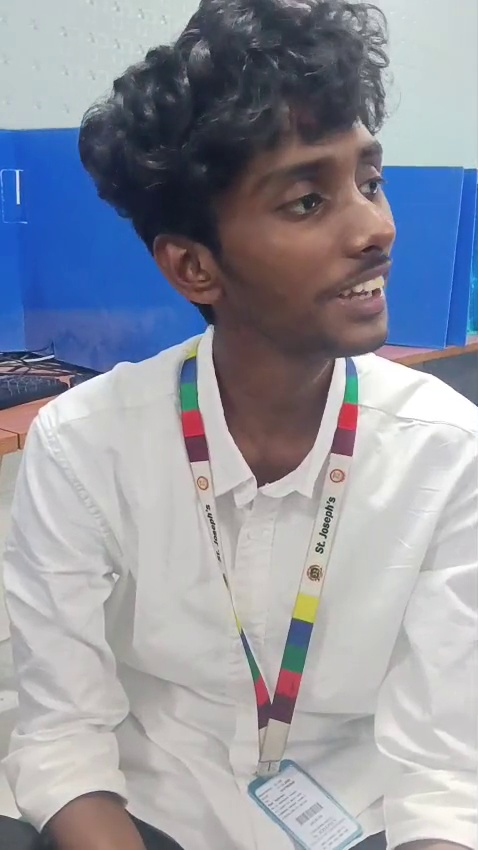
#> input picture evidence/040427f9-33e0-47c9-93c2-c9de7c2cb97c/frame_2338.jpg, 478 x 850 px
$ python -i layer_3_texture_artifact.py   (imports and definitions only)   (older library calls are emulated)
#> lines starting #> are read from the running program, lines starting #| are printed output that depends on the picture
"""
Layer 3 – Texture / Frequency Artifact Detection
Purpose: Detect AI smoothing, missing skin texture, frequency anomalies.
Tech Stack: OpenCV (Laplacian Variance) + FFT (NumPy / OpenCV DFT)
Output: L3 texture anomaly score + artifact reason
"""
import cv2
import numpy as np
from app.core.types import FrameData


class TextureArtifactDetector:
    """
    L3: Texture & Frequency Artifact Detection
    - Laplacian variance -> blur / over-smoothing (GAN faces are unnaturally smooth)
    - FFT high-frequency energy -> compression artifacts, GAN grid patterns
    - Local Binary Pattern variance -> skin texture authenticity
    """

    BLUR_THRESHOLD    = 80.0    # Below -> suspiciously smooth (deepfake / printed photo)
    FFT_LOW_THRESHOLD = 0.08    # Below -> missing high-freq detail (AI face)
    FFT_HIGH_THRESHOLD = 0.45   # Above -> compression / GAN grid artifact
    LBP_LOW_THRESHOLD  = 20.0   # Below -> unnaturally uniform texture

    def __init__(self):
        print("L3-TextureArtifact: OpenCV + NumPy FFT ready")

    # ── Public API ────────────────────────────────────────────────────────────
    def process(self, frame_data: FrameData) -> None:
        face = frame_data.face_roi if frame_data.face_roi is not None else frame_data.image
        if face is None or face.size == 0:
            frame_data.artifact_score = 0.5
            return

        gray = cv2.cvtColor(face, cv2.COLOR_BGR2GRAY) if face.ndim == 3 else face.copy()
        gray = cv2.resize(gray, (128, 128))

        score = 1.0
        reasons = []

        # ── 1. Laplacian Variance (blur / smoothness) ──────────────────────
        lap_var = float(cv2.Laplacian(gray, cv2.CV_64F).var())
        if lap_var < self.BLUR_THRESHOLD:
            deficit = (self.BLUR_THRESHOLD - lap_var) / self.BLUR_THRESHOLD
            score -= 0.35 * deficit
            reasons.append("L3_OVER_SMOOTH_FACE")

        # ── 2. FFT High-Frequency Energy ───────────────────────────────────
        fft_energy_ratio = self._fft_hf_ratio(gray)
        if fft_energy_ratio < self.FFT_LOW_THRESHOLD:
            score -= 0.30
            reasons.append("L3_LOW_HF_ENERGY_AI_FACE")
        elif fft_energy_ratio > self.FFT_HIGH_THRESHOLD:
            score -= 0.20
            reasons.append("L3_GAN_GRID_ARTIFACT")

        # ── 3. Local Binary Pattern Variance (skin texture) ────────────────
        lbp_var = self._lbp_variance(gray)
        if lbp_var < self.LBP_LOW_THRESHOLD:
            score -= 0.25
            reasons.append("L3_UNIFORM_SKIN_TEXTURE")

        score = float(np.clip(score, 0.0, 1.0))
        frame_data.artifact_score = score
        frame_data.flags.extend(reasons)
        frame_data.metadata.update({
            "l3_laplacian_var": round(lap_var, 2),
            "l3_fft_hf_ratio":  round(fft_energy_ratio, 4),
            "l3_lbp_var":       round(lbp_var, 2),
        })

    # ── Helpers ───────────────────────────────────────────────────────────────
    @staticmethod
    def _fft_hf_ratio(gray: np.ndarray) -> float:
        """Ratio of high-frequency energy to total energy in FFT spectrum."""
        f = np.fft.fft2(gray.astype(np.float32))
        fshift = np.fft.fftshift(f)
        magnitude = np.abs(fshift)

        h, w = magnitude.shape
        cy, cx = h // 2, w // 2
        radius = min(h, w) // 4  # inner circle = low freq

        Y, X = np.ogrid[:h, :w]
        mask_low = (X - cx)**2 + (Y - cy)**2 <= radius**2

        total_energy = float(magnitude.sum()) + 1e-8
        hf_energy    = float(magnitude[~mask_low].sum())
        return hf_energy / total_energy

    @staticmethod
    def _lbp_variance(gray: np.ndarray) -> float:
        """Simplified LBP: compare each pixel to its 8 neighbours."""
        padded = np.pad(gray.astype(np.float32), 1, mode='edge')
        center = padded[1:-1, 1:-1]
        lbp = np.zeros_like(center, dtype=np.uint8)
        for dy in [-1, 0, 1]:
            for dx in [-1, 0, 1]:
                if dy == 0 and dx == 0:
                    continue
                neighbour = padded[1+dy:gray.shape[0]+1+dy, 1+dx:gray.shape[1]+1+dx]
                lbp += (neighbour >= center).astype(np.uint8)
        return float(np.var(lbp))

>>> import cv2
>>> picture = cv2.imread('../../evidence/040427f9-33e0-47c9-93c2-c9de7c2cb97c/frame_2338.jpg', cv2.IMREAD_GRAYSCALE)
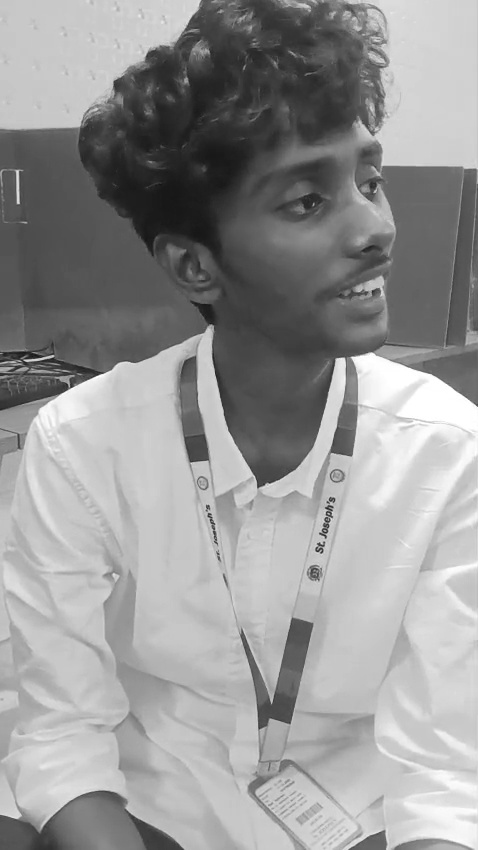
#> picture: shape (850, 478); min 21, max 255, mean 150.8
#> (the run stopped early here; a loop or call above may not have finished)
